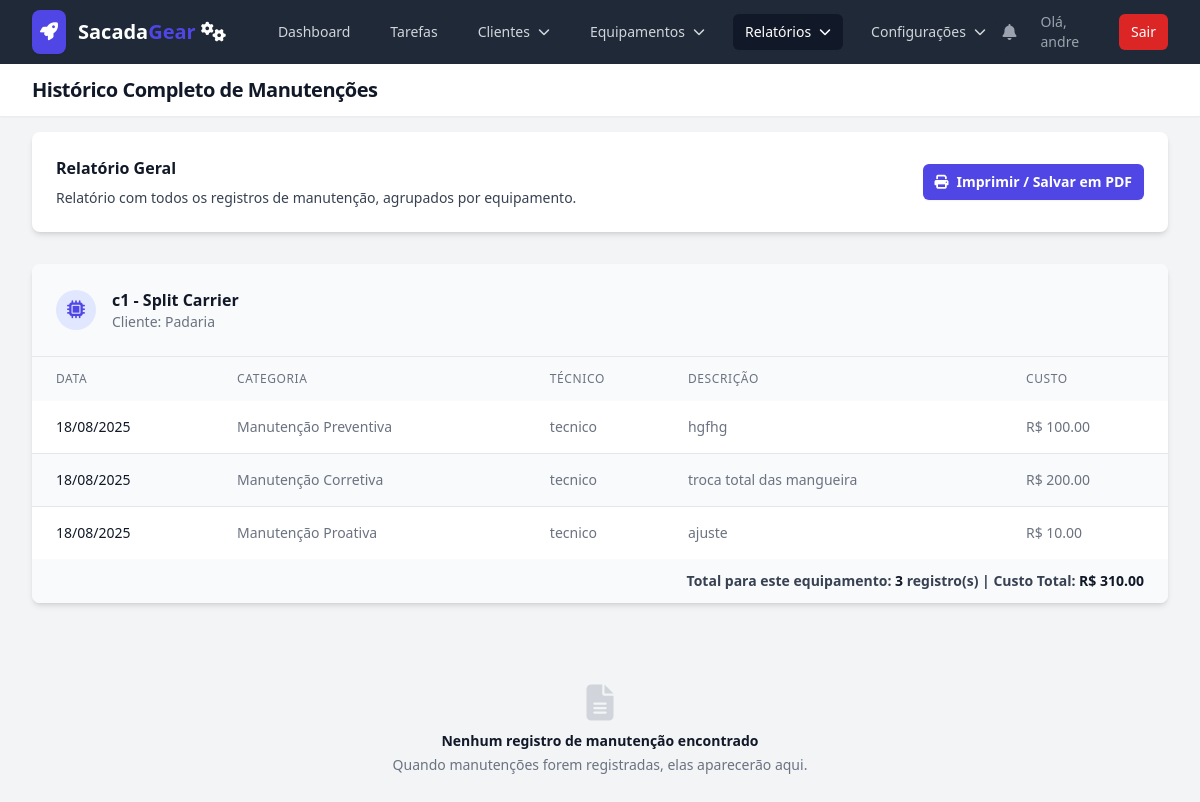
The page /history/all (signed in) on the database its author committed.
### models.py (models this page shows, shortened)
class User(UserMixin, db.Model):
    id = db.Column(db.Integer, primary_key=True)
    username = db.Column(db.String(80), unique=True, nullable=False)
    password_hash = db.Column(db.String(200), nullable=False)
    role = db.Column(db.String(20), nullable=False, default='technician')
    equipments = db.relationship('Equipment', backref='operator', lazy=True)
    maintenance_records = db.relationship('MaintenanceHistory', backref='technician', lazy=True)
    created_tasks = db.relationship('Task', back_populates='creator', foreign_keys='Task.creator_id')

class Equipment(db.Model):
    id = db.Column(db.Integer, primary_key=True)
    code = db.Column(db.String(50), nullable=False, unique=True)
    model = db.Column(db.String(150), nullable=False)
    location = db.Column(db.String(200), nullable=False)
    description = db.Column(db.Text, nullable=True)
    install_date = db.Column(db.Date, nullable=True)
    last_maintenance_date = db.Column(db.Date, nullable=True)
    next_maintenance_date = db.Column(db.Date, nullable=False)
    user_id = db.Column(db.Integer, db.ForeignKey('user.id'), nullable=False)
    client_id = db.Column(db.Integer, db.ForeignKey('client.id'), nullable=False)
    is_archived = db.Column(db.Boolean, default=False, nullable=False)
    maintenance_history = db.relationship('MaintenanceHistory', backref='equipment', lazy='dynamic', cascade="all, delete-orphan")

class Client(db.Model):
    id = db.Column(db.Integer, primary_key=True)
    name = db.Column(db.String(150), nullable=False, unique=True)
    address = db.Column(db.String(250), nullable=True)
    contact_person = db.Column(db.String(100), nullable=True)
    phone = db.Column(db.String(20), nullable=True)
    equipments = db.relationship('Equipment', backref='client', lazy=True)
    is_archived = db.Column(db.Boolean, default=False, nullable=False)

class MaintenanceHistory(db.Model):
    id = db.Column(db.Integer, primary_key=True)
    maintenance_date = db.Column(db.Date, nullable=False, default=datetime.utcnow)
    category = db.Column(db.String(50), nullable=False)
    description = db.Column(db.Text, nullable=False)
    equipment_id = db.Column(db.Integer, db.ForeignKey('equipment.id'), nullable=False)
    technician_id = db.Column(db.Integer, db.ForeignKey('user.id'), nullable=False)
    cost = db.Column(db.Numeric(10, 2), nullable=True)

### app.py (the view)
    @app.route('/history/all')
    @login_required
    @admin_required
    def full_history():
        equipments = Equipment.query.options(
            joinedload(Equipment.client)
        ).order_by(Equipment.code).all()
        for eq in equipments:
            eq.loaded_history = eq.maintenance_history.options(
                joinedload(MaintenanceHistory.technician)
            ).order_by(desc(MaintenanceHistory.maintenance_date)).all()
        return render_template('full_history.html', equipments=equipments)

### templates/full_history.html (shortened to what this page needs)
{% extends "base.html" %}
{% block header %}Histórico Completo de Manutenções{% endblock %}
{% block content %}
<div class="space-y-8">
    <div class="bg-white shadow-md rounded-lg p-4 sm:p-6 no-print">
        <div class="sm:flex sm:items-center">
            <div class="sm:flex-auto">
                <h1 class="text-base font-semibold leading-6 text-gray-900">Relatório Geral</h1>
                <p class="mt-2 text-sm text-gray-700">Relatório com todos os registros de manutenção, agrupados por equipamento.</p>
            </div>
            <div class="mt-4 sm:ml-16 sm:mt-0 sm:flex-none">
                <button onclick="window.print()" type="button" class="block rounded-md bg-indigo-600 px-3 py-2 text-center text-sm font-semibold text-white shadow-sm hover:bg-indigo-500">
                    <i class="fas fa-print mr-2"></i>Imprimir / Salvar em PDF
                </button>
            </div>
        </div>
    </div>
    <div id="printable-area" class="space-y-8">
        {% set has_history = false %}
        {% for equipment in equipments %}
            {% if equipment.loaded_history %}
                {% set has_history = true %}
                <div class="bg-white shadow-md rounded-lg overflow-hidden print-shadow-none">
                    <div class="p-4 sm:p-6 bg-gray-50 border-b border-gray-200 print-bg-transparent">
                        <div class="flex items-center">
                            <div class="flex-shrink-0 h-10 w-10 flex items-center justify-center bg-indigo-100 rounded-full">
                                <i class="fas fa-microchip text-lg text-indigo-600"></i>
                            </div>
                            <div class="ml-4">
                                <h3 class="text-base font-semibold leading-6 text-gray-900">{{ equipment.code }} - {{ equipment.model }}</h3>
                                <p class="text-sm text-gray-500">Cliente: {{ equipment.client.name }}</p>
                            </div>
                        </div>
                    </div>
                    <div class="overflow-x-auto">
                        <table class="min-w-full">
                            <thead class="bg-gray-50 print-bg-transparent">
                                <tr>
                                    <th scope="col" class="py-3.5 pl-4 pr-3 text-left text-xs font-medium text-gray-500 uppercase tracking-wider sm:pl-6">Data</th>
                                    <th scope="col" class="px-3 py-3.5 text-left text-xs font-medium text-gray-500 uppercase tracking-wider">Categoria</th>
                                    <th scope="col" class="px-3 py-3.5 text-left text-xs font-medium text-gray-500 uppercase tracking-wider">Técnico</th>
                                    <th scope="col" class="px-3 py-3.5 text-left text-xs font-medium text-gray-500 uppercase tracking-wider">Descrição</th>
                                    <th scope="col" class="px-3 py-3.5 text-left text-xs font-medium text-gray-500 uppercase tracking-wider">Custo</th>
                                </tr>
                            </thead>
                            <tbody class="bg-white divide-y divide-gray-200">
                                {% for history in equipment.loaded_history %}
                                <tr class="even:bg-gray-50 print-bg-transparent">
                                    <td class="whitespace-nowrap py-4 pl-4 pr-3 text-sm font-medium text-gray-900 sm:pl-6">{{ history.maintenance_date.strftime('%d/%m/%Y') }}</td>
                                    <td class="whitespace-nowrap px-3 py-4 text-sm text-gray-500">{{ history.category }}</td>
                                    <td class="whitespace-nowrap px-3 py-4 text-sm text-gray-500">{{ history.technician.username }}</td>
                                    <td class="px-3 py-4 text-sm text-gray-500 max-w-sm">
                                        <p class="whitespace-pre-wrap">{{ history.description }}</p>
                                    </td>
                                    <td class="whitespace-nowrap px-3 py-4 text-sm text-gray-500">
                                        {{ "R$ %.2f"|format(history.cost) if history.cost is not none else 'N/A' }}
                                    </td>
                                </tr>
                                {% endfor %}
                            </tbody>
                            <tfoot class="bg-gray-50 print-bg-transparent">
                                {% set total_cost = namespace(value=0) %}
                                {% for item in equipment.loaded_history %}
                                    {% if item.cost is not none %}
                                        {% set total_cost.value = total_cost.value + item.cost %}
                                    {% endif %}
                                {% endfor %}
                                <tr>
                                    <td colspan="5" class="px-6 py-3 text-right text-sm font-semibold text-gray-700">
                                        Total para este equipamento:
                                        <span class="font-bold text-gray-900">{{ equipment.loaded_history|length }}</span> registro(s) | Custo Total:
                                        <span class="font-bold text-gray-900">R$ {{ "%.2f"|format(total_cost.value) }}</span>
                                    </td>
                                </tr>
                            </tfoot>
                        </table>
                    </div>
                </div>
            {% endif %}
        {% endfor %}
        {% if not has_history %}
        <div class="text-center py-12">
            <i class="fas fa-file-alt text-4xl text-gray-300"></i>
            <h3 class="mt-2 text-sm font-semibold text-gray-900">Nenhum registro de manutenção encontrado</h3>
            <p class="mt-1 text-sm text-gray-500">Quando manutenções forem registradas, elas aparecerão aqui.</p>
        </div>
        {% endif %}
    </div>
</div>
{% endblock %}

### templates/base.html (shortened to what this page needs)
<!DOCTYPE html>
<html lang="pt-br" class="h-full bg-gray-100">
<head>
    <script src="https://cdn.tailwindcss.com"></script>
    <link rel="stylesheet" href="https://rsms.me/inter/inter.css">
    <link rel="stylesheet" href="https://cdnjs.cloudflare.com/ajax/libs/font-awesome/6.5.2/css/all.min.css">
</head>
<body class="h-full">
    <div class="min-h-full">
        <nav class="bg-gray-800" x-data="{ mobileMenuOpen: false }">
            <div class="mx-auto max-w-7xl px-4 sm:px-6 lg:px-8">
                <div class="flex h-16 items-center justify-between">
                    <div class="flex items-center">
                        <div class="flex-shrink-0">
                           <a href="{{ url_for('dashboard') if current_user.is_authenticated else url_for('login') }}" class="flex items-center space-x-3 rtl:space-x-reverse">
                               <div class="bg-primary-600 text-white p-2 rounded-lg shadow-sm"><i class="fas fa-rocket text-lg"></i></div>
                               <span class="text-xl font-bold text-white">Sacada<span class="text-primary-600">Gear</span> <i class="fa-solid fa-gears"></i></span>
                           </a>
                        </div>
                        <div class="hidden md:block">
                            <div class="ml-10 flex items-baseline space-x-4">
                                {% if current_user.is_authenticated %}
                                    <a href="{{ url_for('dashboard') }}" class="{% if request.endpoint == 'dashboard' %}bg-gray-900 text-white{% else %}text-gray-300 hover:bg-gray-700 hover:text-white{% endif %} rounded-md px-3 py-2 text-sm font-medium">Dashboard</a>
                                    <a href="{{ url_for('technician_tasks') }}" class="{% if request.endpoint == 'technician_tasks' %}bg-gray-900 text-white{% else %}text-gray-300 hover:bg-gray-700 hover:text-white{% endif %} rounded-md px-3 py-2 text-sm font-medium">Tarefas</a>
                                    {% if current_user.role == 'admin' %}
                                    <div x-data="{ open: false }" class="relative">
                                        <button @click="open = !open" @click.away="open = false" class="{% if request.endpoint in ['client_list', 'new_client', 'edit_client', 'archived_clients'] %}bg-gray-900 text-white{% else %}text-gray-300 hover:bg-gray-700 hover:text-white{% endif %} rounded-md px-3 py-2 text-sm font-medium flex items-center">
                                            <span>Clientes</span><i class="fas fa-chevron-down ml-2 text-xs"></i>
                                        </button>
                                    </div>
                                    <div x-data="{ open: false }" class="relative">
                                        <button @click="open = !open" @click.away="open = false" class="{% if request.endpoint in ['equipment_list', 'new_equipment', 'edit_equipment', 'archived_list'] %}bg-gray-900 text-white{% else %}text-gray-300 hover:bg-gray-700 hover:text-white{% endif %} rounded-md px-3 py-2 text-sm font-medium flex items-center">
                                            <span>Equipamentos</span><i class="fas fa-chevron-down ml-2 text-xs"></i>
                                        </button>
                                    </div>
                                    <div x-data="{ open: false }" class="relative">
                                        <button @click="open = !open" @click.away="open = false" class="{% if request.endpoint in ['financial_report', 'full_history'] %}bg-gray-900 text-white{% else %}text-gray-300 hover:bg-gray-700 hover:text-white{% endif %} rounded-md px-3 py-2 text-sm font-medium flex items-center">
                                            <span>Relatórios</span><i class="fas fa-chevron-down ml-2 text-xs"></i>
                                        </button>
                                    </div>
                                    <div x-data="{ open: false }" class="relative">
                                        <button @click="open = !open" @click.away="open = false" class="{% if request.endpoint in ['manage_settings', 'user_list'] %}bg-gray-900 text-white{% else %}text-gray-300 hover:bg-gray-700 hover:text-white{% endif %} rounded-md px-3 py-2 text-sm font-medium flex items-center">
                                            <span>Configurações</span><i class="fas fa-chevron-down ml-2 text-xs"></i>
                                        </button>
                                    </div>
                                    {% endif %}
                                {% endif %}
                            </div>
                        </div>
                    </div>
                    <div class="hidden md:block">
                        <div class="ml-4 flex items-center md:ml-6">
                            {% if current_user.is_authenticated %}
                            <div x-data="{ open: false }" class="relative">
                                <button @click="open = !open" class="relative rounded-full bg-gray-800 p-2 text-gray-400 hover:text-white focus:outline-none focus:ring-2 focus:ring-white focus:ring-offset-2 focus:ring-offset-gray-800">
                                    <i class="fas fa-bell"></i>
                                </button>
                            </div>
                            <span class="text-gray-400 text-sm ml-4 mr-4">Olá, {{ current_user.username }}</span>
                            <a href="{{ url_for('logout') }}" class="rounded-md bg-red-600 px-3 py-2 text-sm font-medium text-white hover:bg-red-700">Sair</a>
                            {% else %}
                            <a href="{{ url_for('login') }}" class="text-gray-300 hover:bg-gray-700 hover:text-white rounded-md px-3 py-2 text-sm font-medium">Login</a>
                            <a href="{{ url_for('register') }}" class="ml-4 rounded-md bg-indigo-600 px-3 py-2 text-sm font-medium text-white hover:bg-indigo-700">Cadastrar</a>
                            {% endif %}
                        </div>
                    </div>
                </div>
            </div>
        </nav>
        <header class="bg-white shadow-sm">
            <div class="mx-auto max-w-7xl px-4 py-3 sm:px-6 lg:px-8">
                <h1 class="text-lg sm:text-xl font-bold tracking-tight text-gray-900">{% block header %}{% endblock %}</h1>
            </div>
        </header>
        <main>
            <div class="mx-auto max-w-7xl py-4 px-4 sm:px-6 lg:px-8">
                {% block content %}{% endblock %}
            </div>
        </main>
    </div>
</body>
</html>

### templates/base.html (style rules this page uses)
:root { --cor-primaria: #4f46e5; }
.text-primary-600 { color: var(--cor-primaria); }
.bg-primary-600 { background-color: var(--cor-primaria); }

### rows shown on the page
User: username "andre"
Equipment: code "c1", model "Split Carrier", client.name "Padaria", loaded_history|length "3", value "310.00"
MaintenanceHistory: maintenance_date "18/08/2025", category "Manutenção Preventiva", technician.username "tecnico", description "hgfhg", cost "R$ 100.00"
MaintenanceHistory: maintenance_date "18/08/2025", category "Manutenção Corretiva", technician.username "tecnico", description "troca total das mangueira", cost "R$ 200.00"
MaintenanceHistory: maintenance_date "18/08/2025", category "Manutenção Proativa", technician.username "tecnico", description "ajuste", cost "R$ 10.00"
